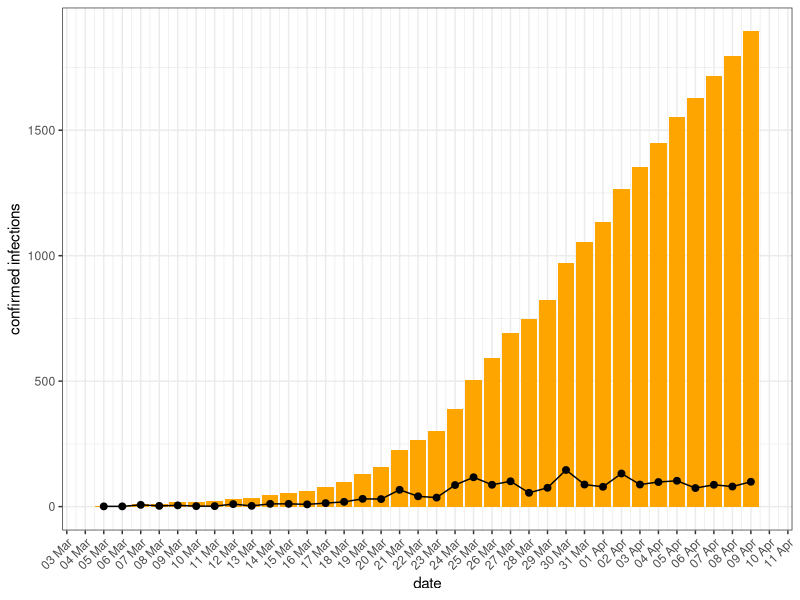
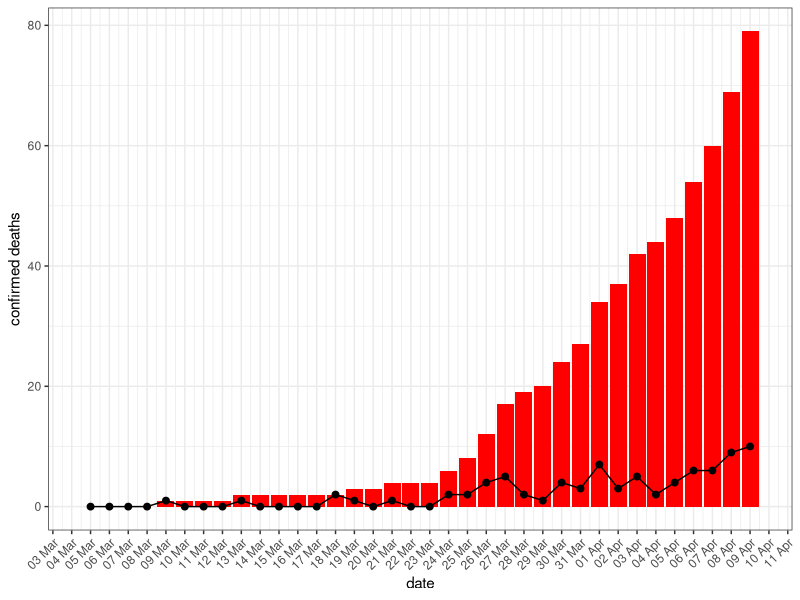
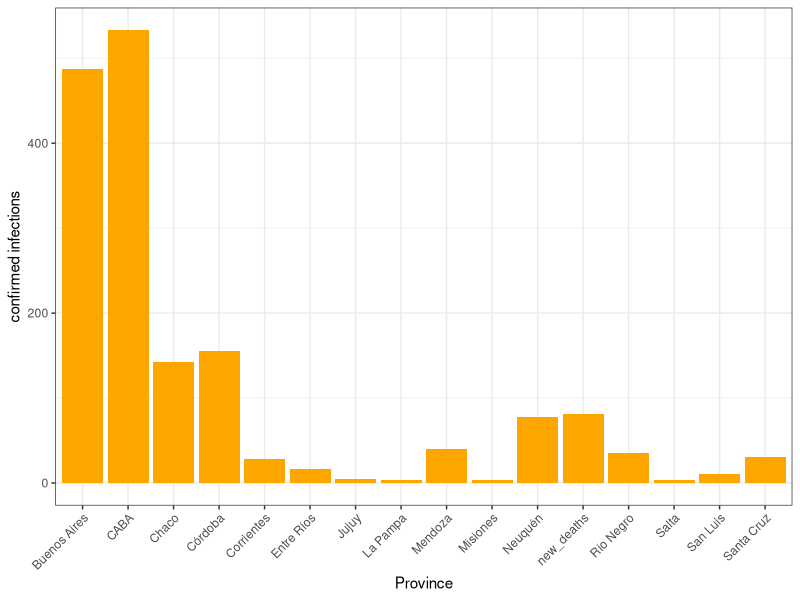
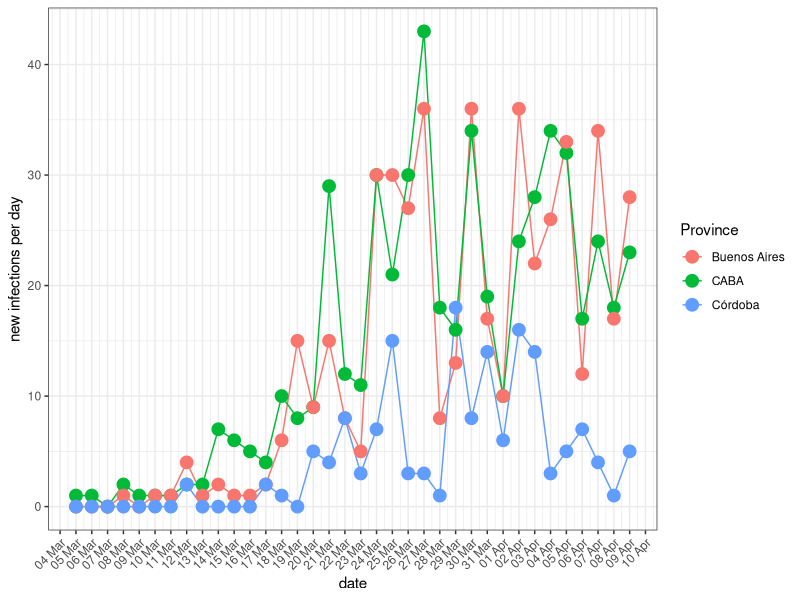

Generate these figures, in order, with R:
## ---- chunk 1
suppressMessages(library(ggplot2))
suppressMessages(library(dplyr))
suppressMessages(library(readr))
suppressMessages(library(lubridate))
library(tidyr)
library(tibble)
## ---- chunk 2
covid19_arg<-read_delim("COVID19_ARG.tsv",delim ='\t')
## ---- chunk 3
covid19_arg<-covid19_arg %>% mutate(date=mdy(date))
covid19_arg %>% ggplot()+
  geom_col(aes(x=date,y=total_cases),fill='orange')+
  geom_line(aes(x=date,y=new_cases),fill='green')+
  geom_point(aes(x=date,y=new_cases),fill='green',size=2)+

    ylab("confirmed infections")+
  theme_bw()+
    scale_x_date(date_breaks = "1 day", date_labels = "%d %b")+
  theme(axis.text.x = element_text(angle = 45, hjust = 1))
  
## ---- chunk 4
covid19_arg %>% ggplot()+
  geom_col(aes(x=date,y=total_deaths),fill='red')+
  geom_line(aes(x=date,y=new_deaths),fill='green')+
  geom_point(aes(x=date,y=new_deaths),fill='green',size=2)+

    ylab("confirmed deaths")+
  scale_x_date(date_breaks = "1 day", date_labels = "%d %b")+
  theme_bw()+
  theme(axis.text.x = element_text(angle = 45, hjust = 1))
## ---- chunk 5

covid19_arg[,c(12:27)] %>% replace(is.na(.), 0) %>% tibble::add_column(date=covid19_arg$date) %>%
  pivot_longer(-date,names_to = "Province", values_to = "total") %>% group_by(Province) %>% summarise(total_cases=sum(total)) %>% arrange((total_cases)) %>%
  
  ggplot()+
  geom_col(aes(x=Province,y=total_cases),fill='orange')+
    ylab("confirmed infections")+
  #scale_x_date(date_breaks = "1 day", date_labels = "%d %b")+
  theme_bw()+
  theme(axis.text.x = element_text(angle = 45, hjust = 1))
## ---- chunk 6
covid19_arg[,c(12:27)] %>% replace(is.na(.), 0) %>% tibble::add_column(date=covid19_arg$date) %>%
  pivot_longer(-date,names_to = "Province", values_to = "total") %>% filter( Province %in% c("CABA","Buenos Aires","Córdoba")) %>% 
ggplot()+
  geom_line(aes(x=date,y=total,color=Province))+
  geom_point(aes(x=date,y=total,color=Province),size=4)+
  #geom_line(aes(x=date,y=total))+
  ylab("new infections per day")+
   scale_x_date(date_breaks = "1 day", date_labels = "%d %b")+
  theme_bw()+
  theme(axis.text.x = element_text(angle = 45, hjust = 1))
  #facet_wrap(~Province)
